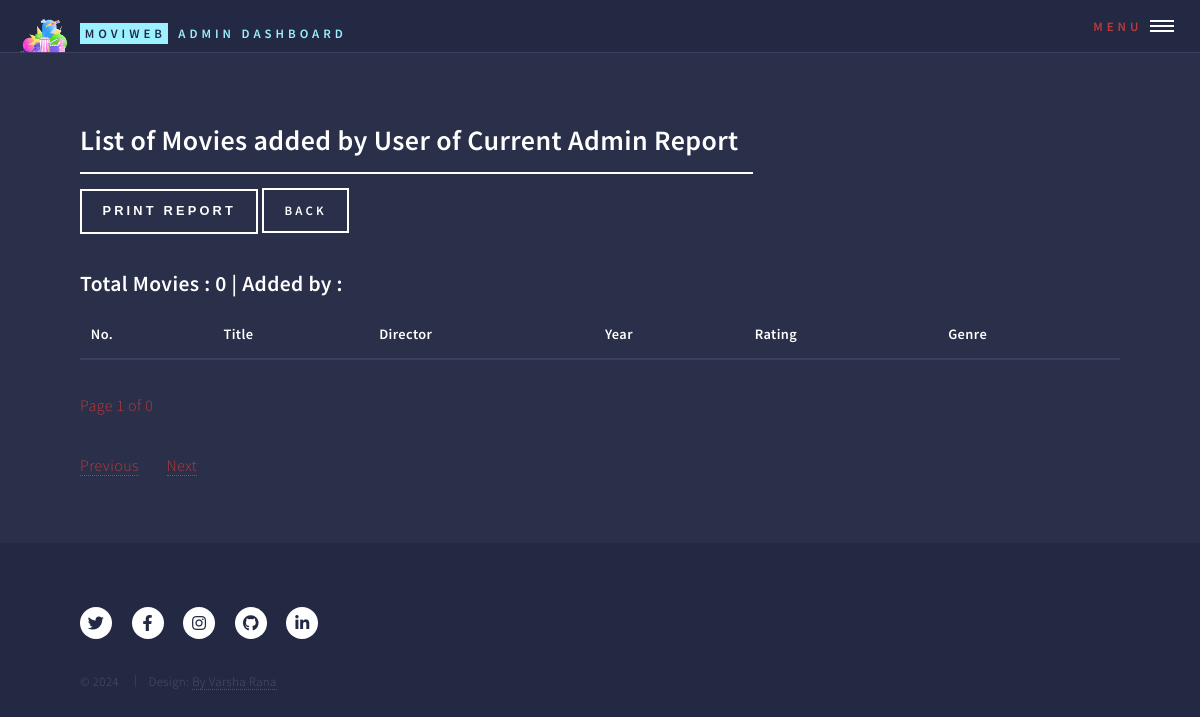
The page /admin/details_view_of_movies_added_by_user_of_current_admin_report/9 (signed in) on the database as committed earlier.
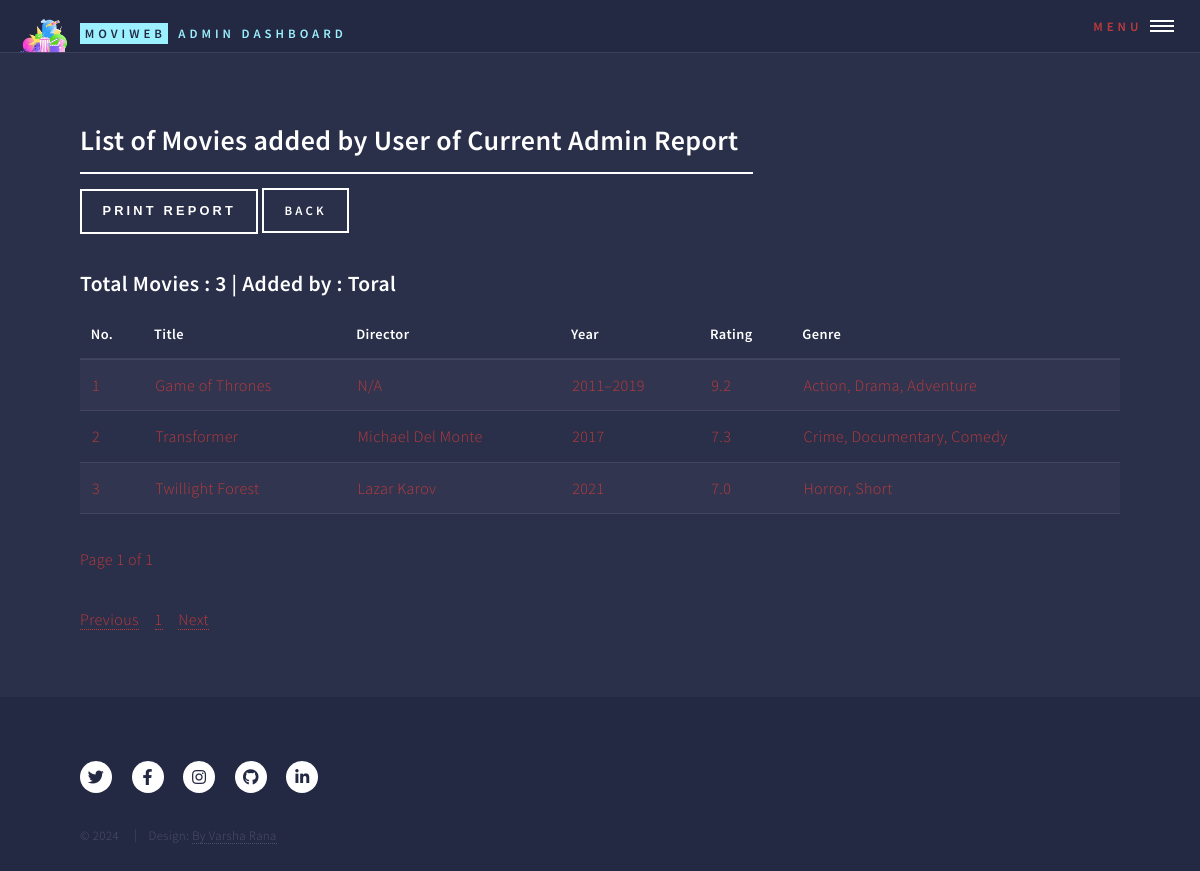
The same page on the database as committed later.
### models.py (models this page shows, shortened)
class User(db.Model):
    __tablename__ = 'user'
    id = db.Column(db.Integer, primary_key=True)
    name = db.Column(db.String(100), nullable=False)
    email = db.Column(db.String(120), unique=True, nullable=False)
    password = db.Column(db.String(200), nullable=False)
    gender = db.Column(db.String(10), nullable=True)  # Optional field for gender
    profile_picture = db.Column(db.String(200), nullable=True)  # Optional field for profile picture URL
    password_update_date = db.Column(db.DateTime, nullable=True)
    join_date = db.Column(db.DateTime, default=db.func.current_timestamp())
    movies = db.relationship('Movie', backref='user', lazy=True)
    favorites = db.relationship('Favorite', back_populates='user', lazy=True)
    admin_id = db.Column(db.Integer, db.ForeignKey('admin.id'), nullable=True)

class Movie(db.Model):
    __tablename__ = 'movie'
    id = db.Column(db.Integer, primary_key=True)
    title = db.Column(db.String(100), nullable=False)
    year = db.Column(db.Integer, nullable=False)
    rating = db.Column(db.Float, nullable=False)
    poster = db.Column(db.String(255))  # Optional field to store movie posters
    plot = db.Column(db.Text)  # Optional field to store the plot
    imdbID = db.Column(db.String(255), nullable=True)  # IMDb ID or link
    user_id = db.Column(db.Integer, db.ForeignKey('user.id'))
    admin_id = db.Column(db.Integer, db.ForeignKey('admin.id'))
    director_id = db.Column(db.Integer, db.ForeignKey('director.id'), nullable=False)  # Foreign key to Director
    genres = db.relationship('Genre', secondary=movie_genre, backref='movies')
    favorites = db.relationship('Favorite', back_populates='movie', lazy=True)  # Add this line

class Director(db.Model):
    __tablename__ = 'director'
    id = db.Column(db.Integer, primary_key=True)
    name = db.Column(db.String(100), nullable=False, unique=True)
    movies = db.relationship('Movie', backref='director', lazy=True)

class Genre(db.Model):
    __tablename__ = 'genre'
    id = db.Column(db.Integer, primary_key=True)
    name = db.Column(db.String(50), unique=True, nullable=False)

### blueprints/admin.py (the view, shortened to what this page needs)
@admin_bp.route('/details_view_of_movies_added_by_user_of_current_admin_report/<int:user_id>')
def details_view_of_movies_added_by_user_of_current_admin_report(user_id):
    if not admin_logged_in():
        return handle_not_logged_in()
    admin = admin_logged_in()
    if admin is None:
        return handle_invalid_admin()  # Handle case where admin is not logged in
    print(f"Admin ID: {admin}, User ID: {user_id}")
    num_movies = Movie.query.filter_by(user_id=user_id).count()
    page = request.args.get('page', 1, type=int)
    per_page = 5  # Set how many movies to display per page
    movies = (
        Movie.query.filter_by(user_id=user_id)
        .order_by(Movie.title.asc())
        .paginate(page=page, per_page=per_page)
    )
    return render_template(
        'details_view_of_movies_added_by_user_of_current_admin_report.html',
        num_movies=num_movies,
        movies=movies,  # Pass movies for rendering
        user=User.query.get(user_id),  # Pass the specific user
        admin=admin
    )

### blueprints/common_fun.py (called while the page is built)
def admin_logged_in():
    admin_id = session.get('admin_id')
    if admin_id:
        return Admin.query.get(admin_id)  # This should return the Admin object or None
    return None

### templates/admin/details_view_of_movies_added_by_user_of_current_admin_report.html (shortened to what this page needs)
<!DOCTYPE HTML>
<html>
<head>
    <link rel="stylesheet" href="../../static/css/main.css"/>
</head>
<body class="is-preload">
<div id="wrapper">
    <header id="header" class="alt">
        {% include 'partials/admin_header.html' %}
    </header>
    <div id="main">
        <section id="reports">
            <div class="inner">
                <header class="major">
                    <h2>List of Movies added by User of Current Admin Report</h2>
                    <button onclick="window.print();" class="button">Print Report</button>
                    <a href="{{ url_for('admin_bp.all_movies_added_by_user_of_current_admin_report') }}" class="button">Back</a>
                </header>
                {% include 'partials/details_view_of_movies_added_by_user_of_current_admin_content.html' %}
            </div>
        </section>
    </div>
    <footer id="footer">
        {% include 'partials/movie_web_app_footer.html' %}
    </footer>
</div>
</body>
</html>

### templates/partials/details_view_of_movies_added_by_user_of_current_admin_content.html
<div id="movie-table-container">
    <h3>Total Movies : {{ num_movies }} | Added by  : {{ user.name }}</h3>
    <table id="movie-table">
        <thead>
        <tr>
            <th>No.</th>
            <th>Title</th>
            <th>Director</th>
            <th>Year</th>
            <th>Rating</th>
            <th>Genre</th>
        </tr>
        </thead>
        <tbody>
        {% set start_no = (movies.page - 1) * movies.per_page + 1 %}
        {% for movie in movies.items %}
        <tr>
            <td>{{ start_no + loop.index0 }}</td>
            <td>{{ movie.title }}</td>
            <td>{{ movie.director.name }}</td>
            <td>{{ movie.year }}</td>
            <td>{{ movie.rating }}</td>
            <td>
                {% for genre in movie.genres %}
                {{ genre.name }}{% if not loop.last %}, {% endif %}
                {% endfor %}
            </td>
        </tr>
        {% endfor %}
        </tbody>
    </table>
    <p>Page {{ movies.page }} of {{ movies.pages }}</p>
</div>
<div id="pagination-container-movies-details-added-by-user-of-current-admin">
    <nav aria-label="Page navigation">
        <ul class="pagination">
            {% if movies.has_prev %}
            <li class="page-item">
                <a class="page-link" href="{{ url_for('admin_bp.details_view_of_movies_added_by_user_of_current_admin_report', user_id=user.id, page=movies.prev_num) }}">Previous</a>
            </li>
            {% else %}
            <li class="page-item disabled">
                <a class="page-link" href="#">Previous</a>
            </li>
            {% endif %}
            {% for page_num in movies.iter_pages() %}
            {% if page_num %}
            <li class="page-item {% if page_num == movies.page %}active{% endif %}">
                <a class="page-link" href="{{ url_for('admin_bp.details_view_of_movies_added_by_user_of_current_admin_report', user_id=user.id, page=page_num) }}">{{ page_num }}</a>
            </li>
            {% else %}
            <li class="page-item disabled">
                <a class="page-link" href="#">...</a>
            </li>
            {% endif %}
            {% endfor %}
            {% if movies.has_next %}
            <li class="page-item">
                <a class="page-link" href="{{ url_for('admin_bp.details_view_of_movies_added_by_user_of_current_admin_report', user_id=user.id, page=movies.next_num) }}">Next</a>
            </li>
            {% else %}
            <li class="page-item disabled">
                <a class="page-link" href="#">Next</a>
            </li>
            {% endif %}
        </ul>
    </nav>
</div>

Rows that differ between the two databases and show on the page:
added User: name "Toral"
added Movie: index0 "1", title "Game of Thrones", director.name "N/A", year "2011–2019", rating "9.2"
now on this page (row unchanged): Genre: name "Action", shown under "1"
now on this page (row unchanged): Genre: name "Drama", shown under "1"
now on this page (row unchanged): Genre: name "Adventure", shown under "1"
added Movie: index0 "2", title "Transformer", director.name "Michael Del Monte", year "2017", rating "7.3"
now on this page (row unchanged): Genre: name "Crime", shown under "2"
now on this page (row unchanged): Genre: name "Documentary", shown under "2"
now on this page (row unchanged): Genre: name "Comedy", shown under "2"
added Movie: index0 "3", title "Twillight Forest", director.name "Lazar Karov", year "2021", rating "7.0"
now on this page (row unchanged): Genre: name "Horror", shown under "3"
now on this page (row unchanged): Genre: name "Short", shown under "3"
Other text that changed with them:
{{ num_movies }}: "0" → "3"
{{ movies.pages }}: "0" → "1"
new list line: "1"
